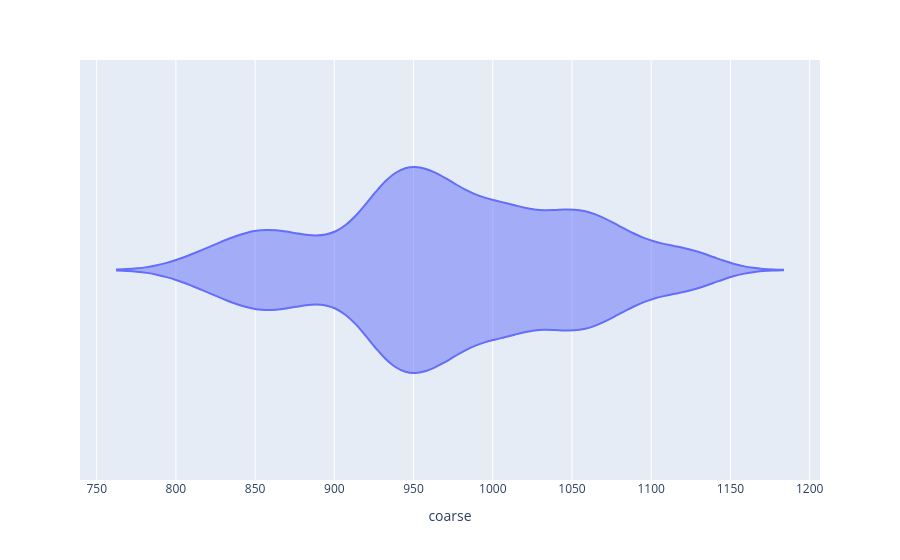

Notebook code for this chart:
### Code cell
px.violin(df,x='coarse')

### Figure 1 — Plotly figure (JSON) as saved in the notebook; plotly's stock layout.template omitted (floating-point values rounded to 4 significant figures; data arrays with more than 128 entries replaced by an {"elided": "..."} marker saying what was removed)
{"data": [{"alignmentgroup": "True", "box": {"visible": false}, "hovertemplate": "coarse=%{x}<extra></extra>", "legendgroup": "", "marker": {"color": "#636efa"}, "name": "", "offsetgroup": "", "orientation": "h", "scalegroup": "True", "showlegend": false, "type": "violin", "x": {"elided": "1030 float values"}, "x0": " ", "xaxis": "x", "y0": " ", "yaxis": "y"}], "layout": {"legend": {"tracegroupgap": 0}, "margin": {"t": 60}, "violinmode": "group", "xaxis": {"anchor": "y", "domain": [0, 1], "title": {"text": "coarse"}}, "yaxis": {"anchor": "x", "domain": [0, 1]}}}
